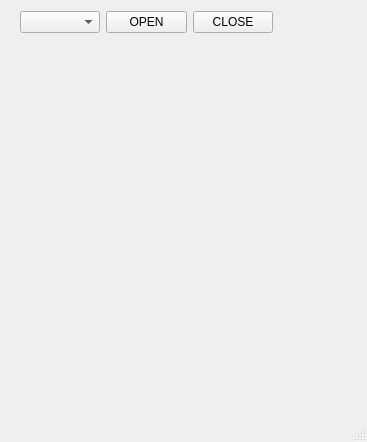
<?xml version="1.0" encoding="UTF-8"?>
<ui version="4.0">
 <class>MainWindow</class>
 <widget class="QMainWindow" name="MainWindow">
  <property name="geometry">
   <rect>
    <x>0</x>
    <y>0</y>
    <width>367</width>
    <height>442</height>
   </rect>
  </property>
  <property name="windowTitle">
   <string>MainWindow</string>
  </property>
  <widget class="QWidget" name="centralwidget">
   <widget class="QWidget" name="">
    <property name="geometry">
     <rect>
      <x>20</x>
      <y>10</y>
      <width>253</width>
      <height>25</height>
     </rect>
    </property>
    <layout class="QHBoxLayout" name="horizontalLayout">
     <item>
      <widget class="QComboBox" name="ComList"/>
     </item>
     <item>
      <widget class="QPushButton" name="openBtn">
       <property name="text">
        <string>OPEN</string>
       </property>
      </widget>
     </item>
     <item>
      <widget class="QPushButton" name="closeBtn">
       <property name="text">
        <string>CLOSE</string>
       </property>
      </widget>
     </item>
    </layout>
   </widget>
  </widget>
  <widget class="QStatusBar" name="statusbar"/>
 </widget>
 <resources/>
 <connections/>
</ui>
